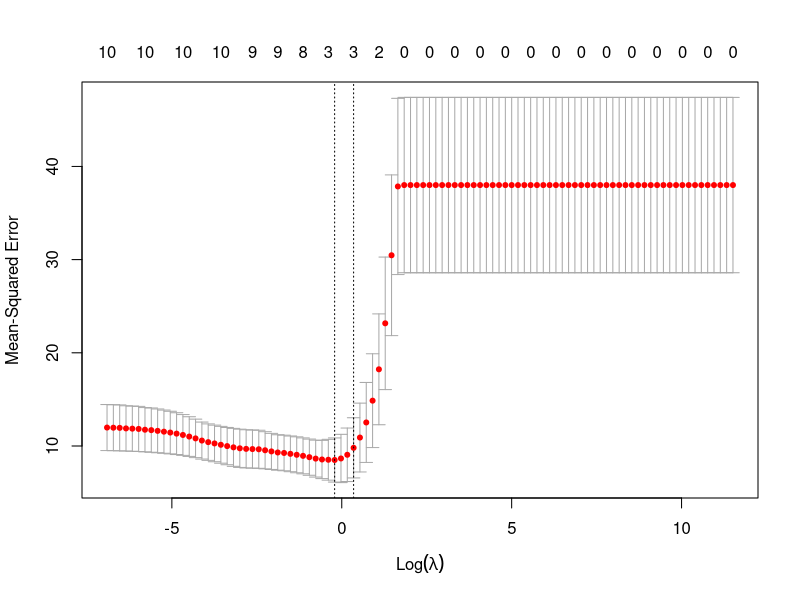
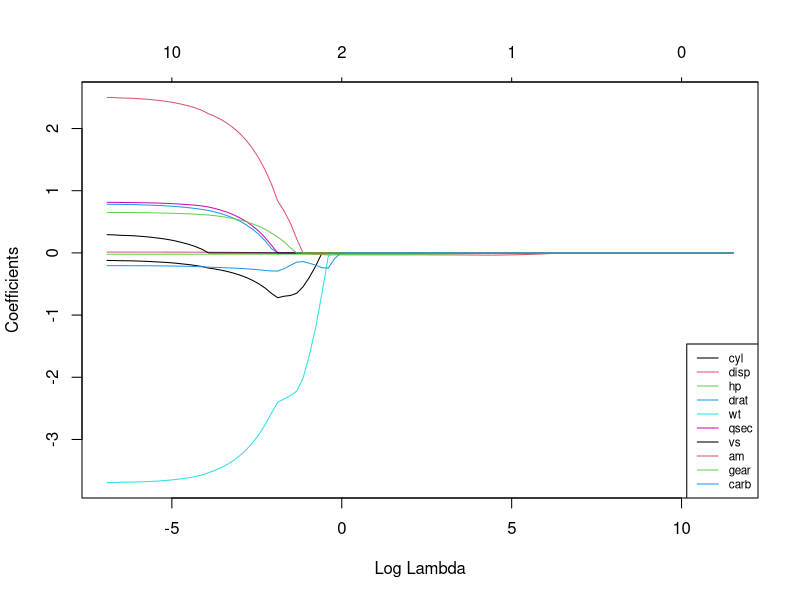

Write R code to recreate these figures, in order.
# Load libraries, get data & set seed for reproducibility ---------------------
set.seed(123)    # seef for reproducibility
library(glmnet)  # for ridge regression
library(dplyr)   # for data cleaning
library(psych)   # for function tr() to compute trace of a matrix


data("mtcars")
# Center y, X will be standardized in the modelling function
#y <- mtcars %>% select(mpg) %>% scale(center = TRUE, scale = FALSE) %>% as.matrix()
y <- mtcars %>% select(mpg) %>% as.matrix()
X <- mtcars %>% select(-mpg) %>% as.matrix()

# Perform 10-fold cross-validation to select lambda ---------------------------
lambdas_to_try <- 10^seq(-3, 5, length.out = 100)
# Setting alpha = 1 implements lasso regression
lasso_cv <- cv.glmnet(X, y, alpha = 1, lambda = lambdas_to_try,
                      standardize = TRUE, nfolds = 10)
# Plot cross-validation results
plot(lasso_cv)

# Best cross-validated lambda
lambda_cv <- lasso_cv$lambda.min
# Fit final model, get its sum of squared residuals and multiple R-squared
model_cv <- glmnet(X, y, alpha = 1, lambda = lambda_cv, standardize = TRUE)
y_hat_cv <- predict(model_cv, X)
ssr_cv <- t(y - y_hat_cv) %*% (y - y_hat_cv)
rsq_lasso_cv <- cor(y, y_hat_cv)^2


# See how increasing lambda shrinks the coefficients --------------------------
# Each line shows coefficients for one variables, for different lambdas.
# The higher the lambda, the more the coefficients are shrinked towards zero.
res <- glmnet(X, y, alpha = 1, lambda = lambdas_to_try, standardize = FALSE)
plot(res, xvar = "lambda")
legend("bottomright", lwd = 1, col = 1:6, legend = colnames(X), cex = .7)
